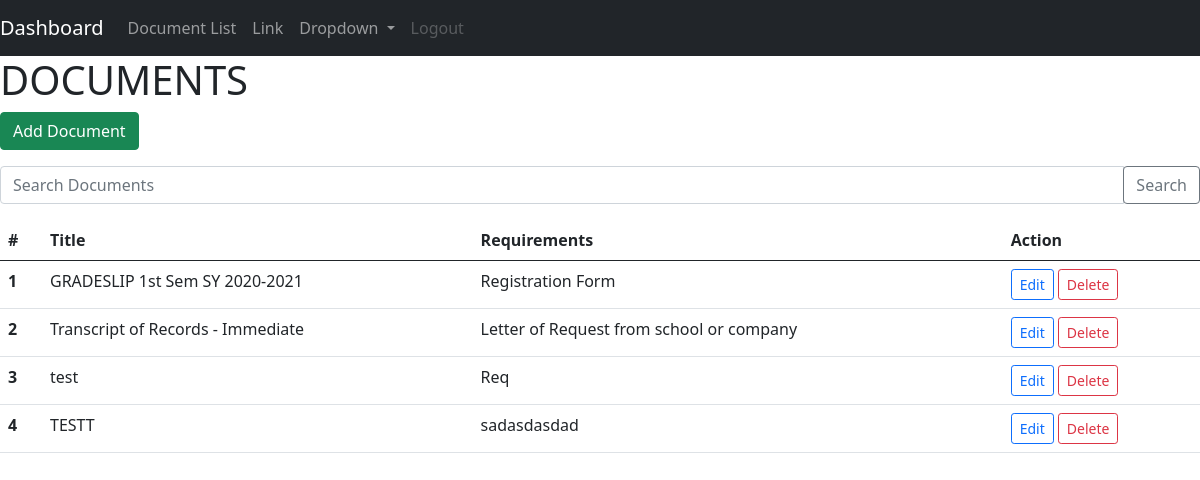
The page /old/documents.php on the database its author committed.
### tables this page shows
CREATE TABLE `documents` (
  `document_id` int(10) NOT NULL,
  `document_name` varchar(50) NOT NULL,
  `requirements` longtext NOT NULL
);

### old/documents.php (the view, shortened to what this page needs)
<?php
$pdo = new PDO('mysql:host=localhost;port=3306;dbname=qcu_ords', 'root', '');
$pdo->setAttribute(PDO::ATTR_ERRMODE, PDO::ERRMODE_EXCEPTION);
$search = $_GET['search'] ?? '';
if($search) {
  $statement = $pdo->prepare('SELECT * FROM documents WHERE document_name LIKE :title ORDER BY document_id ASC');
  $statement->bindValue(':title', "%$search%");
} else {
  $statement = $pdo->prepare('SELECT * FROM documents ORDER BY document_id ASC');
}
$statement->execute();
$documents = $statement->fetchAll(PDO::FETCH_ASSOC);
?>
<!doctype html>
<html lang="en">
  <head>
    <link rel="stylesheet" href="https://cdn.jsdelivr.net/npm/bootstrap@5.0.2/dist/css/bootstrap.min.css">
  </head>
  <body>
  <nav class="navbar navbar-expand-lg navbar navbar-dark bg-dark">
  <a class="navbar-brand" href="dashboard.php">Dashboard</a>
  <div class="collapse navbar-collapse" id="navbarSupportedContent">
    <ul class="navbar-nav mr-auto">
      <li class="nav-item active">
        <a class="nav-link" href="documents.php">Document List</a>
      </li>
      <li class="nav-item">
        <a class="nav-link" href="#">Link</a>
      </li>
      <li class="nav-item dropdown">
        <a class="nav-link dropdown-toggle" href="#" id="navbarDropdown" role="button" data-toggle="dropdown" aria-haspopup="true" aria-expanded="false">
          Dropdown
        </a>
      </li>
      <li class="nav-item">
        <a class="nav-link disabled" href="#">Logout</a>
      </li>
    </ul>
  </div>
</nav>
  <h1>DOCUMENTS</h1>
<p>
  <a href="create.php" class="btn btn-success">Add Document </a>
</p>
<form>
  <div class="input-group mb-3">
    <input type="text" class="form-control" placeholder="Search Documents" name="search" value="<?php echo $search?>">
    <div class="input-group-append">
      <button class="btn btn-outline-secondary" type="submit">Search</button>
    </div>
</div>
</form>
  <table class="table">
  <thead class="thead-dark">
    <tr>
      <th scope="col">#</th>
      <th scope="col">Title</th>
      <th scope="col">Requirements</th>
      <th scope="col">Action</th>
    </tr>
  </thead>
  <tbody>
    <?php foreach ($documents as $i => $document): ?>
      <tr>
        <th scope="row"><?php echo $i + 1 ?></th>
        <td><?php echo $document['document_name']?></td>
        <td><?php echo $document['requirements']?></td>
        <td>
        <a href="update.php?document_id=<?php echo $document['document_id'] ?>"  class="btn btn-sm btn-outline-primary">Edit</a>
        <form style="display: inline-block" method="post"  action="delete.php">
          <button type="submit" class="btn btn-sm btn-outline-danger">Delete</button>
        </form>
        </td>
      </tr>
    <?php endforeach ?>
  </tbody>
</table>
  </body>
</html>

### rows shown on the page
documents: document_name "GRADESLIP 1st Sem SY 2020-2021", requirements "Registration Form"
documents: document_name "Transcript of Records - Immediate", requirements "Letter of Request from school or company"
documents: document_name "test", requirements "Req"
documents: document_name "TESTT", requirements "sadasdasdad"
